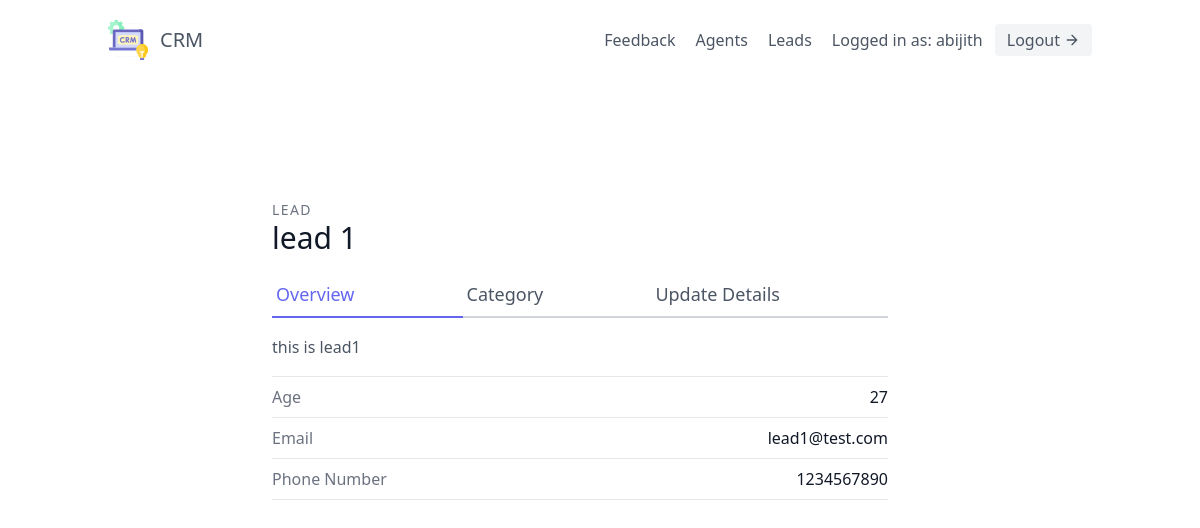
The app's page /leads/1/ (signed in) with its own data.
### leads/models.py (models this page shows, shortened)
class User(AbstractUser):
    is_organiser = models.BooleanField(default = True)
    is_agent = models.BooleanField(default = False)
    is_customer = models.BooleanField(default = False)

class Lead(models.Model):
    first_name = models.CharField(max_length = 20)
    last_name = models.CharField(max_length = 20)
    age = models.IntegerField(default = 0)
    organisation = models.ForeignKey(UserProfile, on_delete=models.CASCADE)
    agent = models.ForeignKey("Agent",null = True, blank = True, on_delete = models.SET_NULL)
    category = models.ForeignKey("Category",related_name = "leads",null=True, blank=True, on_delete = models.SET_NULL)
    description = models.TextField()
    date_added = models.DateTimeField(auto_now_add = True)
    phone_number = models.CharField(max_length=20)
    email = models.EmailField()

### leads/views.py (the view)
# urls.py: path('<int:pk>/', LeadDetailView.as_view(), name = 'lead-detail'),
class LeadDetailView(LoginRequiredMixin,generic.DetailView):
    template_name = "leads/lead_detail.html"
    context_object_name = "lead"
    def get_queryset(self):
        user = self.request.user
        if user.is_organiser:
            queryset = Lead.objects.filter(organisation=user.userprofile)
        else:
            queryset = Lead.objects.filter(organisation=user.agent.organisation)
            queryset = queryset.filter(agent__user=user)
        return queryset

### leads/templates/leads/lead_detail.html (shortened to what this page needs)
{% extends "base.html"%}%
{% block content%}
<section class="text-gray-600 body-font overflow-hidden">
  <div class="container px-5 py-24 mx-auto">
    <div class="lg:w-4/5 mx-auto flex flex-wrap">
      <div class="mx-auto my-auto lg:w-5/6 w-full lg:pr-10 lg:py-6 mb-6 lg:mb-0">
        <h2 class="text-sm title-font text-gray-500 tracking-widest">LEAD</h2>
        <h1 class="text-gray-900 text-3xl title-font font-medium mb-4">{{ lead.first_name }} {{ lead.last_name }}</h1>
        <div class="flex mb-4">
          <a href="{% url 'leads:lead-detail' lead.pk%}" class="flex-grow text-indigo-500 border-b-2 border-indigo-500 py-2 text-lg px-1">
            Overview
          </a>
          <a href = "{% url 'leads:lead-category-update' lead.pk %}" class="flex-grow border-b-2 border-gray-300 py-2 text-lg px-1">
            Category
          </a>
          <a href="{% url 'leads:lead-update' lead.pk %}" class="flex-grow border-b-2 border-gray-300 py-2 text-lg px-1">
           Update Details</a>
        </div>
        <p class="leading-relaxed mb-4">{{lead.description}}</p>
        <div class="flex border-t border-gray-200 py-2">
          <span class="text-gray-500">Age</span>
          <span class="ml-auto text-gray-900">{{ lead.age }}</span>
        </div>
        <div class="flex border-t border-gray-200 py-2">
          <span class="text-gray-500">Email</span>
          <span class="ml-auto text-gray-900">{{ lead.email }}</span>
        </div>
        <div class="flex border-t border-b mb-6 border-gray-200 py-2">
          <span class="text-gray-500">Phone Number</span>
          <span class="ml-auto text-gray-900">{{ lead.phone_number }}</span>
        </div>
      </div>
    </div>
  </div>
</section>
{% endblock content%}

### templates/navbar.html (shortened to what this page needs)
<header class="text-gray-600 body-font">
  <div class="container mx-auto flex flex-wrap p-5 flex-col md:flex-row items-center">
    <a class="flex title-font font-medium items-center text-gray-900 mb-4 md:mb-0">
      <a href="{% url 'landing-page'%}"><span class="ml-3 text-xl">CRM</span></a>
    </a>
    <nav class="md:ml-auto flex flex-wrap items-center text-base justify-center">
    <a href="{% url 'leads:feedback' %}" class="mr-5 hover:text-blue-500">Feedback</a>
    {% if request.user.is_organiser %}
      <a href="{% url 'agents:agent-list'%}" class="mr-5 hover:text-blue-500">Agents</a>
      <a href="{% url 'leads:lead-list'%}" class="mr-5 hover:text-blue-500">Leads</a>
    {% endif %}
    </nav>
    {% if request.user.is_authenticated %}
    Logged in as: {{ request.user.username}}
    <a href="{% url 'logout' %}" class="ml-3 inline-flex items-center bg-gray-100 border-0 py-1 px-3 focus:outline-none hover:bg-gray-200 rounded text-base mt-4 md:mt-0">
    Logout
      <svg fill="none" stroke="currentColor" stroke-linecap="round" stroke-linejoin="round" stroke-width="2" class="w-4 h-4 ml-1" viewBox="0 0 24 24">
        <path d="M5 12h14M12 5l7 7-7 7"></path>
      </svg>
    </a>
    {% endif %}
  </div>
</header>

### records on screen
User: user.username "abijith"
Lead: first_name "lead", last_name "1", description "this is lead1", age "27", email "lead1@test.com", phone_number "1234567890"
